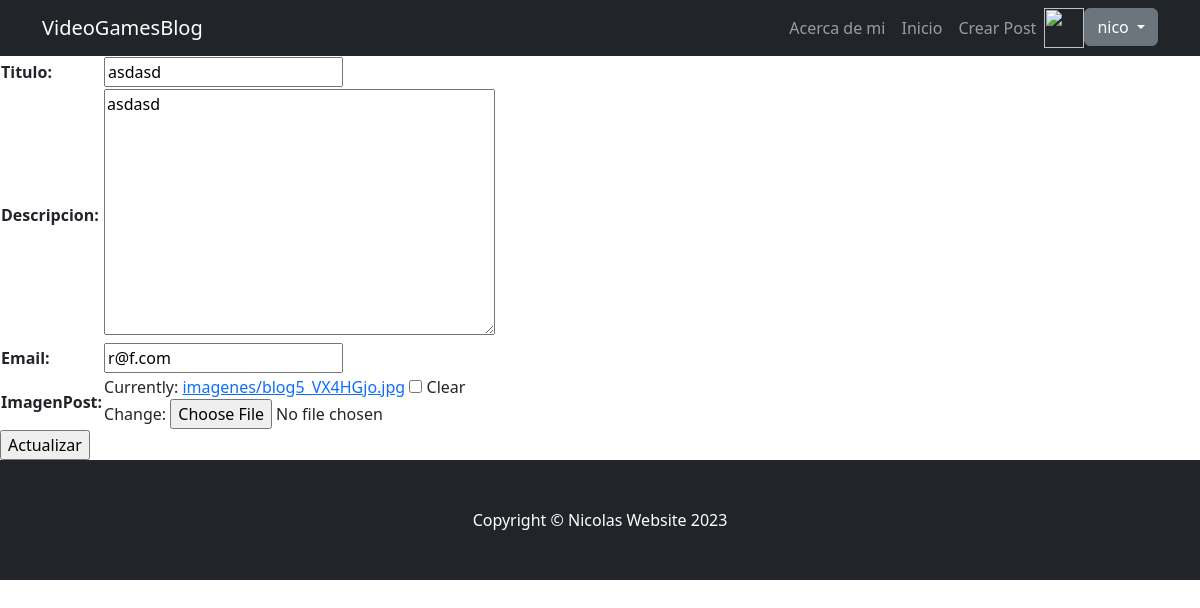
The app's page /postedit/28/ (signed in) with its own data.
### AppBlog/models.py (models this page shows, shortened)
class Posts(models.Model):
    usuario = models.ForeignKey(User, on_delete=models.CASCADE, null=True, blank=True)
    titulo = models.CharField(max_length=100)
    descripcion = models.TextField()
    fechaPublicacion = models.DateTimeField(auto_now_add=True)
    email = models.EmailField()
    imagenPost = models.ImageField(null=True, blank=True, upload_to="imagenes/")

### AppBlog/views.py (the view)
# urls.py: path('postedit/<int:pk>/', views.PostEdit.as_view(), name="PostEdit"),
class PostEdit(LoginRequiredMixin, UpdateView):
    model = Posts
    form_class = PostUpdate
    template_name = "AppBlog/postedit.html"
    success_url = reverse_lazy("Postlist")

### AppBlog/forms.py
class PostUpdate(forms.ModelForm):
    class Meta:
        model = Posts
        fields = ["titulo", "descripcion", "email", "imagenPost"]
    def __init__(self, *args, **kwargs):
        super().__init__(*args, **kwargs)
        self.fields['imagenPost'].required = False

### AppBlog/context_processors.py (called while the page is built)
def custom_user(request):
    context = auth(request)
    user = context['user']
    if user.is_authenticated:
        imagen = Avatar.objects.filter(user=request.user.id)
        cant = len(imagen)
        if cant > 0:
            context['user_avatar'] = imagen[cant-1]
        else:
            context['user_avatar'] = ""
    return context

### AppBlog/models.py (called while the page is built)
    def __str__(self):
        return f"{settings.MEDIA_URL}{self.imagen}"

### AppBlog/templates/AppBlog/postedit.html (shortened to what this page needs)
{% extends "AppBlog/base.html" %}
{% load static %}
{% block main %}
    <form method="POST" enctype="multipart/form-data">
        <table>
            {{ form.as_table }}
        </table>
        <input type="submit" value="Actualizar">
    </form>
{% endblock main %}

### AppBlog/templates/AppBlog/base.html (shortened to what this page needs)
<!DOCTYPE html>
<html lang="en">
    <head>
        {% load static %}
        <link href="{% static 'AppBlog/css/styles.css' %}" rel="stylesheet" />
    </head>
    <body>
        <nav class="navbar navbar-expand-lg navbar-dark bg-dark">
            <div class="container">
                <a class="navbar-brand" href="{% url 'Inicio' %}">VideoGamesBlog</a>
                <div class="collapse navbar-collapse" id="navbarSupportedContent">
                    <ul class="navbar-nav ms-auto mb-2 mb-lg-0">
                    {% if request.user.is_authenticated %}
                        <li class="nav-item"><a class="nav-link" href="{% url 'About' %}">Acerca de mi</a></li>
                        <li class="nav-item"><a class="nav-link" href="{% url 'Postlist' %}">Inicio</a></li>
                    {% else %}
                        <li class="nav-item"><a class="nav-link" href="{% url 'About' %}">Acerca de mi</a></li>
                        <li class="nav-item"><a class="nav-link" href="{% url 'Login' %}">Inicio</a></li>
                    {% endif %}
                    {% if request.user.is_authenticated %}
                        <li class="nav-item"><a class="nav-link" href="{% url 'New' %}">Crear Post</a></li>
                    {% endif %}
                        {% if request.user.is_authenticated %}
                            {% if user_avatar %}
                                <img src="{{ user_avatar }}" alt="" style="height: 40px;width: 40px;">
                            {% endif %}
                            <div class="dropdown">
                                <button class="btn btn-secondary dropdown-toggle" type="button" id="dropdownMenuButton1" data-bs-toggle="dropdown">
                                    {{ request.user.username }}
                                </button>
                            </div>
                        {% endif %}
                    </ul>
                </div>
            </div>
        </nav>
        {% block main %}{% endblock main %}
        <footer class="py-5 bg-dark">
            <div class="container "><p class="m-0 text-center text-white">Copyright &copy; Nicolas Website 2023</p></div>
        </footer>
    </body>
</html>

### records on screen
Posts: titulo "asdasd", descripcion "asdasd", email "r@f.com"

### other values on screen
{{ request.user.username }} "nico"
